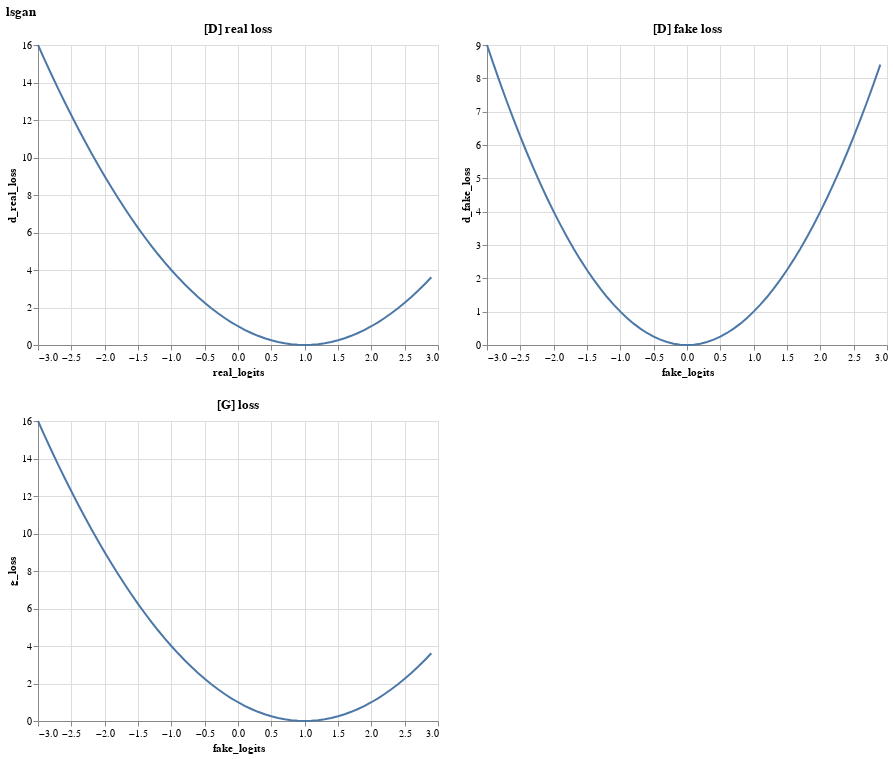

Notebook code cell kept with this figure:
### Code cell
#server
draw_adversarial_loss_fns("lsgan")

### Figure 1 — Vega-Lite specification as saved in the notebook (floating-point values rounded to 4 significant figures)
{"config": {"view": {"continuousWidth": 400, "continuousHeight": 300}}, "vconcat": [{"hconcat": [{"mark": "line", "encoding": {"x": {"type": "quantitative", "field": "real_logits"}, "y": {"type": "quantitative", "field": "d_real_loss"}}, "title": "[D] real loss"}, {"mark": "line", "encoding": {"x": {"type": "quantitative", "field": "fake_logits"}, "y": {"type": "quantitative", "field": "d_fake_loss"}}, "title": "[D] fake loss"}], "title": "lsgan"}, {"mark": "line", "encoding": {"x": {"type": "quantitative", "field": "fake_logits"}, "y": {"type": "quantitative", "field": "g_loss"}}, "title": "[G] loss"}], "data": {"name": "data-f6ec6af41ee3af8ceac104ecc7325cd8"}, "$schema": "https://vega.github.io/schema/vega-lite/v4.0.2.json", "datasets": {"data-f6ec6af41ee3af8ceac104ecc7325cd8": [{"real_logits": -3.0, "fake_logits": -3.0, "g_loss": 16.0, "d_real_loss": 16.0, "d_fake_loss": 9.0}, {"real_logits": -2.9, "fake_logits": -2.9, "g_loss": 15.21, "d_real_loss": 15.21, "d_fake_loss": 8.41}, {"real_logits": -2.8, "fake_logits": -2.8, "g_loss": 14.44, "d_real_loss": 14.44, "d_fake_loss": 7.84}, {"real_logits": -2.7, "fake_logits": -2.7, "g_loss": 13.69, "d_real_loss": 13.69, "d_fake_loss": 7.29}, {"real_logits": -2.6, "fake_logits": -2.6, "g_loss": 12.96, "d_real_loss": 12.96, "d_fake_loss": 6.76}, {"real_logits": -2.5, "fake_logits": -2.5, "g_loss": 12.25, "d_real_loss": 12.25, "d_fake_loss": 6.25}, {"real_logits": -2.4, "fake_logits": -2.4, "g_loss": 11.56, "d_real_loss": 11.56, "d_fake_loss": 5.76}, {"real_logits": -2.3, "fake_logits": -2.3, "g_loss": 10.89, "d_real_loss": 10.89, "d_fake_loss": 5.29}, {"real_logits": -2.2, "fake_logits": -2.2, "g_loss": 10.24, "d_real_loss": 10.24, "d_fake_loss": 4.84}, {"real_logits": -2.1, "fake_logits": -2.1, "g_loss": 9.61, "d_real_loss": 9.61, "d_fake_loss": 4.41}, {"real_logits": -2.0, "fake_logits": -2.0, "g_loss": 9.0, "d_real_loss": 9.0, "d_fake_loss": 4.0}, {"real_logits": -1.9, "fake_logits": -1.9, "g_loss": 8.41, "d_real_loss": 8.41, "d_fake_loss": 3.61}, {"real_logits": -1.8, "fake_logits": -1.8, "g_loss": 7.84, "d_real_loss": 7.84, "d_fake_loss": 3.24}, {"real_logits": -1.7, "fake_logits": -1.7, "g_loss": 7.29, "d_real_loss": 7.29, "d_fake_loss": 2.89}, {"real_logits": -1.6, "fake_logits": -1.6, "g_loss": 6.76, "d_real_loss": 6.76, "d_fake_loss": 2.56}, {"real_logits": -1.5, "fake_logits": -1.5, "g_loss": 6.25, "d_real_loss": 6.25, "d_fake_loss": 2.25}, {"real_logits": -1.4, "fake_logits": -1.4, "g_loss": 5.76, "d_real_loss": 5.76, "d_fake_loss": 1.96}, {"real_logits": -1.3, "fake_logits": -1.3, "g_loss": 5.29, "d_real_loss": 5.29, "d_fake_loss": 1.69}, {"real_logits": -1.2, "fake_logits": -1.2, "g_loss": 4.84, "d_real_loss": 4.84, "d_fake_loss": 1.44}, {"real_logits": -1.1, "fake_logits": -1.1, "g_loss": 4.41, "d_real_loss": 4.41, "d_fake_loss": 1.21}, {"real_logits": -1.0, "fake_logits": -1.0, "g_loss": 4.0, "d_real_loss": 4.0, "d_fake_loss": 1.0}, {"real_logits": -0.9, "fake_logits": -0.9, "g_loss": 3.61, "d_real_loss": 3.61, "d_fake_loss": 0.81}, {"real_logits": -0.8, "fake_logits": -0.8, "g_loss": 3.24, "d_real_loss": 3.24, "d_fake_loss": 0.64}, {"real_logits": -0.7, "fake_logits": -0.7, "g_loss": 2.89, "d_real_loss": 2.89, "d_fake_loss": 0.49}, {"real_logits": -0.6, "fake_logits": -0.6, "g_loss": 2.56, "d_real_loss": 2.56, "d_fake_loss": 0.36}, {"real_logits": -0.5, "fake_logits": -0.5, "g_loss": 2.25, "d_real_loss": 2.25, "d_fake_loss": 0.25}, {"real_logits": -0.4, "fake_logits": -0.4, "g_loss": 1.96, "d_real_loss": 1.96, "d_fake_loss": 0.16}, {"real_logits": -0.3, "fake_logits": -0.3, "g_loss": 1.69, "d_real_loss": 1.69, "d_fake_loss": 0.09}, {"real_logits": -0.2, "fake_logits": -0.2, "g_loss": 1.44, "d_real_loss": 1.44, "d_fake_loss": 0.04}, {"real_logits": -0.1, "fake_logits": -0.1, "g_loss": 1.21, "d_real_loss": 1.21, "d_fake_loss": 0.01}, {"real_logits": 0.0, "fake_logits": 0.0, "g_loss": 1.0, "d_real_loss": 1.0, "d_fake_loss": 0.0}, {"real_logits": 0.1, "fake_logits": 0.1, "g_loss": 0.81, "d_real_loss": 0.81, "d_fake_loss": 0.01}, {"real_logits": 0.2, "fake_logits": 0.2, "g_loss": 0.64, "d_real_loss": 0.64, "d_fake_loss": 0.04}, {"real_logits": 0.3, "fake_logits": 0.3, "g_loss": 0.49, "d_real_loss": 0.49, "d_fake_loss": 0.09}, {"real_logits": 0.4, "fake_logits": 0.4, "g_loss": 0.36, "d_real_loss": 0.36, "d_fake_loss": 0.16}, {"real_logits": 0.5, "fake_logits": 0.5, "g_loss": 0.25, "d_real_loss": 0.25, "d_fake_loss": 0.25}, {"real_logits": 0.6, "fake_logits": 0.6, "g_loss": 0.16, "d_real_loss": 0.16, "d_fake_loss": 0.36}, {"real_logits": 0.7, "fake_logits": 0.7, "g_loss": 0.09, "d_real_loss": 0.09, "d_fake_loss": 0.49}, {"real_logits": 0.8, "fake_logits": 0.8, "g_loss": 0.04, "d_real_loss": 0.04, "d_fake_loss": 0.64}, {"real_logits": 0.9, "fake_logits": 0.9, "g_loss": 0.01, "d_real_loss": 0.01, "d_fake_loss": 0.81}, {"real_logits": 1.0, "fake_logits": 1.0, "g_loss": 0.0, "d_real_loss": 0.0, "d_fake_loss": 1.0}, {"real_logits": 1.1, "fake_logits": 1.1, "g_loss": 0.01, "d_real_loss": 0.01, "d_fake_loss": 1.21}, {"real_logits": 1.2, "fake_logits": 1.2, "g_loss": 0.04, "d_real_loss": 0.04, "d_fake_loss": 1.44}, {"real_logits": 1.3, "fake_logits": 1.3, "g_loss": 0.09, "d_real_loss": 0.09, "d_fake_loss": 1.69}, {"real_logits": 1.4, "fake_logits": 1.4, "g_loss": 0.16, "d_real_loss": 0.16, "d_fake_loss": 1.96}, {"real_logits": 1.5, "fake_logits": 1.5, "g_loss": 0.25, "d_real_loss": 0.25, "d_fake_loss": 2.25}, {"real_logits": 1.6, "fake_logits": 1.6, "g_loss": 0.36, "d_real_loss": 0.36, "d_fake_loss": 2.56}, {"real_logits": 1.7, "fake_logits": 1.7, "g_loss": 0.49, "d_real_loss": 0.49, "d_fake_loss": 2.89}, {"real_logits": 1.8, "fake_logits": 1.8, "g_loss": 0.64, "d_real_loss": 0.64, "d_fake_loss": 3.24}, {"real_logits": 1.9, "fake_logits": 1.9, "g_loss": 0.81, "d_real_loss": 0.81, "d_fake_loss": 3.61}, {"real_logits": 2.0, "fake_logits": 2.0, "g_loss": 1.0, "d_real_loss": 1.0, "d_fake_loss": 4.0}, {"real_logits": 2.1, "fake_logits": 2.1, "g_loss": 1.21, "d_real_loss": 1.21, "d_fake_loss": 4.41}, {"real_logits": 2.2, "fake_logits": 2.2, "g_loss": 1.44, "d_real_loss": 1.44, "d_fake_loss": 4.84}, {"real_logits": 2.3, "fake_logits": 2.3, "g_loss": 1.69, "d_real_loss": 1.69, "d_fake_loss": 5.29}, {"real_logits": 2.4, "fake_logits": 2.4, "g_loss": 1.96, "d_real_loss": 1.96, "d_fake_loss": 5.76}, {"real_logits": 2.5, "fake_logits": 2.5, "g_loss": 2.25, "d_real_loss": 2.25, "d_fake_loss": 6.25}, {"real_logits": 2.6, "fake_logits": 2.6, "g_loss": 2.56, "d_real_loss": 2.56, "d_fake_loss": 6.76}, {"real_logits": 2.7, "fake_logits": 2.7, "g_loss": 2.89, "d_real_loss": 2.89, "d_fake_loss": 7.29}, {"real_logits": 2.8, "fake_logits": 2.8, "g_loss": 3.24, "d_real_loss": 3.24, "d_fake_loss": 7.84}, {"real_logits": 2.9, "fake_logits": 2.9, "g_loss": 3.61, "d_real_loss": 3.61, "d_fake_loss": 8.41}]}}
